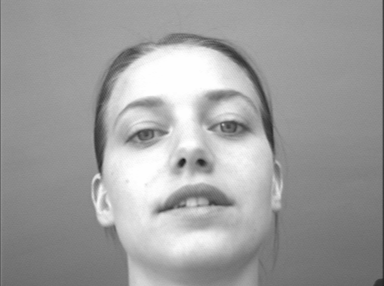
#> input picture face-database/BioID_0086.pgm, 384 x 286 px, given in place of BioID_0050.pgm, which was not available
$ python haar2.py
#> lines starting #> are read from the running program, lines starting #| are printed output that depends on the picture; pictures that were not available may be replaced by others from this repository, and a replacement may not be noted
import cv2
import numpy as np
import matplotlib.pyplot as plt
import pickle


# Haar Feature Computation
def compute_integral_image(img):
    return cv2.integral(img)

def haar_feature_two_horizontal(integral_img, x, y, width, height):
    left_sum = integral_img[y + height, x + width // 2] - integral_img[y, x + width // 2] \
               - integral_img[y + height, x] + integral_img[y, x]
    right_sum = integral_img[y + height, x + width] - integral_img[y, x + width] \
                - integral_img[y + height, x + width // 2] + integral_img[y, x + width // 2]
    return left_sum - right_sum

def haar_feature_two_vertical(integral_img, x, y, width, height):
    top_sum = integral_img[y + height // 2, x + width] - integral_img[y, x + width] \
              - integral_img[y + height // 2, x] + integral_img[y, x]
    bottom_sum = integral_img[y + height, x + width] - integral_img[y + height // 2, x + width] \
                 - integral_img[y + height, x] + integral_img[y + height // 2, x]
    return top_sum - bottom_sum

def haar_feature_three_horizontal(integral_img, x, y, width, height):
    left_sum = integral_img[y + height, x + width // 3] - integral_img[y, x + width // 3] \
               - integral_img[y + height, x] + integral_img[y, x]
    middle_sum = integral_img[y + height, x + 2 * width // 3] - integral_img[y, x + 2 * width // 3] \
                 - integral_img[y + height, x + width // 3] + integral_img[y, x + width // 3]
    right_sum = integral_img[y + height, x + width] - integral_img[y, x + width] \
                - integral_img[y + height, x + 2 * width // 3] + integral_img[y, x + width // 3]
    return left_sum - 2 * middle_sum + right_sum

def haar_feature_four_rectangle(integral_img, x, y, width, height):
    top_left = integral_img[y + height // 2, x + width // 2] - integral_img[y, x + width // 2] \
               - integral_img[y + height // 2, x] + integral_img[y, x]
    top_right = integral_img[y + height // 2, x + width] - integral_img[y, x + width] \
                - integral_img[y + height // 2, x + width // 2] + integral_img[y, x + width // 2]
    bottom_left = integral_img[y + height, x + width // 2] - integral_img[y + height // 2, x + width // 2] \
                  - integral_img[y + height, x] + integral_img[y + height // 2, x]
    bottom_right = integral_img[y + height, x + width] - integral_img[y + height // 2, x + width] \
                   - integral_img[y + height, x + width // 2] + integral_img[y + height // 2, x + width // 2]
    return top_left + bottom_right - top_right - bottom_left

# [181 lines of commented-out code are left out]
with open("haar_cascade_model_2.pkl", "rb") as model_file:
#> (reads haar_cascade_model_2.pkl from the repository)
    loaded_stages = pickle.load(model_file)
with open("index_map.pkl", "rb") as map_file:
#> (reads index_map.pkl from the repository)
    index_map = pickle.load(map_file)

print("Model and index map loaded successfully!")
print("Loaded stages:")
for i, stage in enumerate(loaded_stages):
    print(f"Stage {i}: {stage}")

def combine_bounding_boxes(boxes):
    """
    Combine multiple bounding boxes into a single bounding box.
    :param boxes: List of bounding boxes [x, y, w, h].
    :return: A single bounding box [x_min, y_min, width, height].
    """
    if len(boxes) == 0:
        return None

    x_min = min(box[0] for box in boxes)
    y_min = min(box[1] for box in boxes)
    x_max = max(box[0] + box[2] for box in boxes)
    y_max = max(box[1] + box[3] for box in boxes)

    # Calculate new width and height
    combined_width = x_max - x_min
    combined_height = y_max - y_min

    return [x_min, y_min, combined_width, combined_height]
def non_maximum_suppression(boxes, overlap_thresh=0.5):
    """
    Perform Non-Maximum Suppression to combine overlapping bounding boxes.
    :param boxes: List of bounding boxes [x, y, w, h].
    :param overlap_thresh: IoU threshold to combine boxes.
    :return: Filtered list of bounding boxes.
    """
    if len(boxes) == 0:
        return []

    # Convert to float for precision
    boxes = np.array(boxes, dtype="float")

    # Compute the bottom-right coordinates
    x1 = boxes[:, 0]
    y1 = boxes[:, 1]
    x2 = boxes[:, 0] + boxes[:, 2]
    y2 = boxes[:, 1] + boxes[:, 3]

    # Compute areas and sort boxes by bottom-right corner y-coordinates
    areas = (x2 - x1 + 1) * (y2 - y1 + 1)
    indices = np.argsort(y2)

    picked_boxes = []

    while len(indices) > 0:
        # Pick the last box
        last = indices[-1]
        picked_boxes.append(boxes[last])

        # Compare this box with the rest
        xx1 = np.maximum(x1[last], x1[indices[:-1]])
        yy1 = np.maximum(y1[last], y1[indices[:-1]])
        xx2 = np.minimum(x2[last], x2[indices[:-1]])
        yy2 = np.minimum(y2[last], y2[indices[:-1]])

        # Compute the width and height of the intersection area
        w = np.maximum(0, xx2 - xx1 + 1)
        h = np.maximum(0, yy2 - yy1 + 1)

        # Compute the Intersection over Union (IoU)
        overlap = (w * h) / areas[indices[:-1]]

        # Remove overlapping boxes
        indices = indices[np.where(overlap <= overlap_thresh)[0]]

    return np.array(picked_boxes, dtype="int")

def detect_faces(image, cascade_stages, window_size=(24, 24), step_size=4, nms_threshold=0.5):
    """
    Detect faces in an image and combine features into a single bounding box.
    """
    integral_img = compute_integral_image(image)
    detected_boxes = []

    # Sliding window detection
    for y in range(0, image.shape[0] - window_size[1], step_size):
        for x in range(0, image.shape[1] - window_size[0], step_size):
            is_face = True
            for stage in cascade_stages:
                stage_score = 0
                for feature_idx, threshold, alpha in stage:
                    feature_name = index_map.get(feature_idx)

                    # Compute feature dynamically
                    if feature_name == "haar_feature_two_horizontal":
                        feature_value = haar_feature_two_horizontal(integral_img, x, y, *window_size)
                    elif feature_name == "haar_feature_two_vertical":
                        feature_value = haar_feature_two_vertical(integral_img, x, y, *window_size)
                    elif feature_name == "haar_feature_three_horizontal":
                        feature_value = haar_feature_three_horizontal(integral_img, x, y, *window_size)
                    elif feature_name == "haar_feature_four_rectangle":
                        feature_value = haar_feature_four_rectangle(integral_img, x, y, *window_size)
                    else:
                        raise ValueError(f"Unknown feature: {feature_name}")

                    prediction = 1 if feature_value >= threshold else 0
                    stage_score += alpha * (1 if prediction == 1 else -1)

                if stage_score < 0:  # Reject window
                    is_face = False
                    break

            if is_face:
                detected_boxes.append([x, y, window_size[0], window_size[1]])

    # Apply Non-Maximum Suppression to combine overlapping boxes
    nms_boxes = non_maximum_suppression(detected_boxes, overlap_thresh=nms_threshold)

    # return nms_boxes
    # Combine bounding boxes into one
    final_box = combine_bounding_boxes(nms_boxes)
    return final_box

good_detection_images = []
c = 0
for i in range(50, 71):
    image_path = f'face-database/BioID_{i:04}.pgm'
    img = cv2.imread(image_path, cv2.IMREAD_GRAYSCALE)
#> img is the input picture: shape (286, 384); min 28, max 254, mean 158.4
    good_detection_images.append(img)
    detected = detect_faces(good_detection_images[c], loaded_stages)
#> in compute_integral_image, `return cv2.integral(img)`:
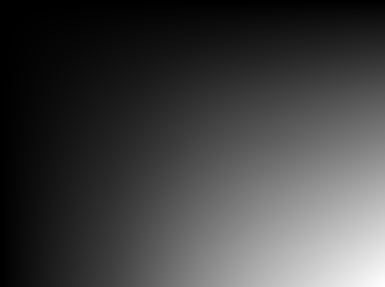
#> returned value: shape (287, 385) int32; min 0, max 17391435, mean 4519070; drawn with min black and max white
#> the loop in detect_faces, `for y in range(0, image.shape[0] - window_size[1], step_size):` made 66 passes
#> the loop in non_maximum_suppression, `while len(indices) > 0:` made 11 passes

    # Check if a bounding box is returned
    if detected:
        # Unpack the single bounding box
        x, y, w, h = detected
        cv2.rectangle(good_detection_images[c], (x, y), (x + w, y + h), (0, 255, 0), 2)

    # # Draw detections
    # for (x, y, w, h) in detected:
    #     cv2.rectangle(good_detection_images[c], (x, y), (x + w, y + h), (0, 255, 0), 2)
    plt.imshow(good_detection_images[c], cmap="gray")
    plt.title("Face Features Detected")
    plt.axis("off")
    plt.savefig('milestone_4/results/' + f'Good_face_{c:03}', bbox_inches='tight', pad_inches=0)
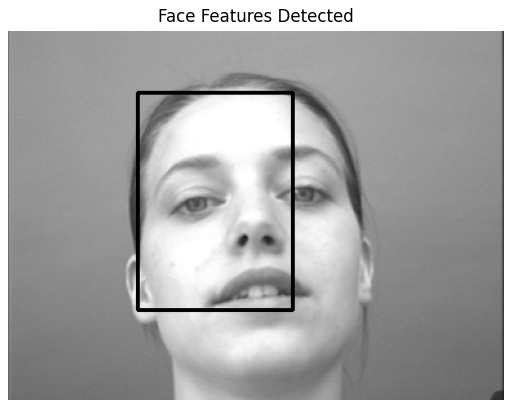
#> figure drawn by matplotlib, 1 panel
    plt.close()  # Close the figure after saving
    c +=1
#> pass 2 of the loop `for i in range(50, 71):`:
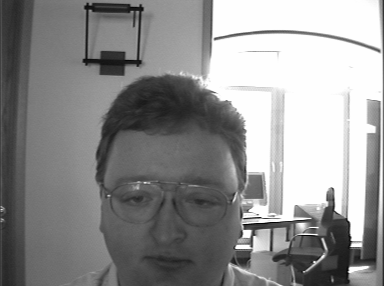
#> input picture face-database/BioID_0116.pgm, 384 x 286 px, given in place of BioID_0051.pgm, which was not available
#> img is the input picture: shape (286, 384); min 1, max 254, mean 142.7
#> in compute_integral_image (call 2), `return cv2.integral(img)`:
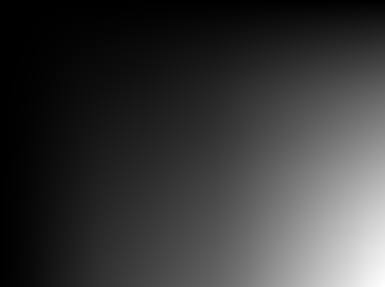
#> returned value: shape (287, 385) int32; min 0, max 15668568, mean 3515527.4; drawn with min black and max white
#> the loop in non_maximum_suppression (call 2), `while len(indices) > 0:` made 26 passes
#> `plt.savefig('milestone_4/results/' + f'Good_face_{c:03}', bbox_inches=..`:
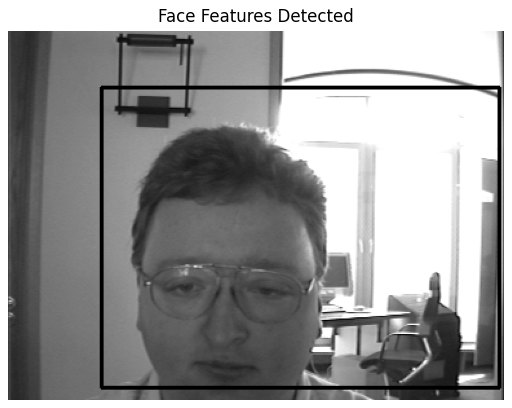
#> figure drawn by matplotlib, 1 panel
#> (the run stopped early here; a loop or call above may not have finished)
